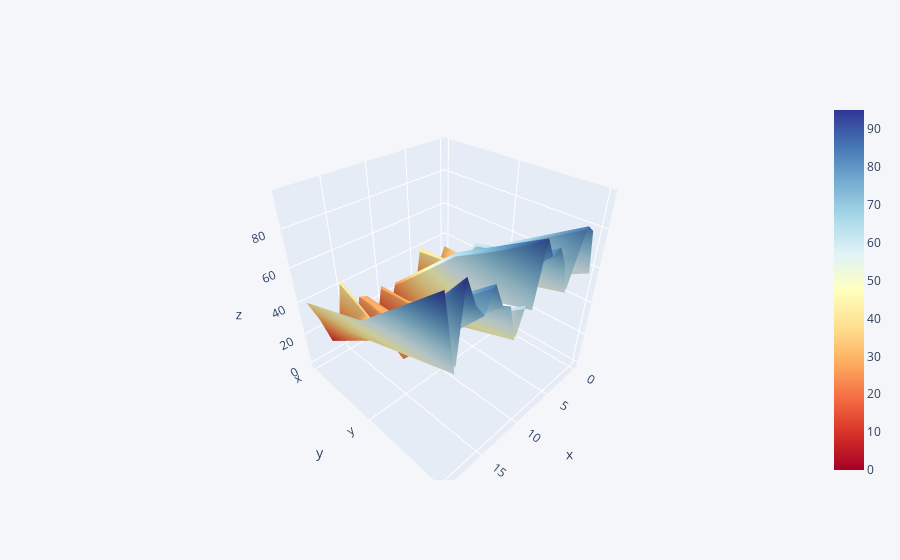

The code cell stored with this chart in its notebook:
### Code cell
df3.iplot(kind="surface", colorscale="rdylbu")

### Figure 1 — Plotly figure (JSON) as saved in the notebook; plotly's stock layout.template omitted (floating-point values rounded to 4 significant figures)
{"data": [{"colorscale": [[0, "rgb(165,0,38)"], [0.1, "rgb(215,48,39)"], [0.2, "rgb(244,109,67)"], [0.3, "rgb(253,174,97)"], [0.4, "rgb(254,224,144)"], [0.5, "rgb(255,255,191)"], [0.6, "rgb(224,243,248)"], [0.7, "rgb(171,217,233)"], [0.8, "rgb(116,173,209)"], [0.9, "rgb(69,117,180)"], [1, "rgb(49,54,149)"]], "type": "surface", "x": [0, 1, 2, 3, 4, 5, 6, 7, 8, 9, 10, 11, 12, 13, 14, 15, 16, 17, 18, 19], "y": ["x", "y", "z"], "z": [[33, 23, 11, 5, 40, 12, 0, 16, 25, 7, 28, 4, 26, 28, 1, 44, 13, 9, 27, 40], [32, 52, 57, 48, 43, 64, 49, 31, 65, 46, 31, 34, 27, 30, 48, 21, 45, 39, 41, 56], [57, 81, 85, 72, 56, 74, 83, 81, 91, 60, 65, 50, 70, 73, 85, 74, 81, 95, 56, 95]]}], "layout": {"legend": {"bgcolor": "#F5F6F9", "font": {"color": "#4D5663"}}, "paper_bgcolor": "#F5F6F9", "plot_bgcolor": "#F5F6F9", "title": {"font": {"color": "#4D5663"}}, "xaxis": {"gridcolor": "#E1E5ED", "showgrid": true, "tickfont": {"color": "#4D5663"}, "title": {"font": {"color": "#4D5663"}, "text": ""}, "zerolinecolor": "#E1E5ED"}, "yaxis": {"gridcolor": "#E1E5ED", "showgrid": true, "tickfont": {"color": "#4D5663"}, "title": {"font": {"color": "#4D5663"}, "text": ""}, "zerolinecolor": "#E1E5ED"}}}
